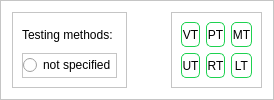
                   <widget class="QFrame" name="frame_4">
                    <property name="styleSheet">
                     <string notr="true">QFrame{
	background-color: rgb(255, 255, 255);}

QPushButton{
	font: 75 10pt &quot;Arial&quot; bold;
	border-radius: 5px;
	border: 1px solid rgb(30, 210, 80);
	background-color: rgb(255, 255, 255);
	color: rgb(0, 0, 0);
}
QPushButton:disabled {
background-color:rgb(230, 230, 230);
}
QPushButton:checked{
	background-color: rgb(30, 210, 80);}

</string>
                    </property>
                    <property name="frameShape">
                     <enum>QFrame::StyledPanel</enum>
                    </property>
                    <property name="frameShadow">
                     <enum>QFrame::Raised</enum>
                    </property>
                    <layout class="QHBoxLayout" name="horizontalLayout_11">
                     <item alignment="Qt::AlignHCenter">
                      <widget class="QFrame" name="frame_8">
                       <property name="styleSheet">
                        <string notr="true">font: 75 12pt &quot;Calibri&quot; bold;</string>
                       </property>
                       <property name="frameShape">
                        <enum>QFrame::StyledPanel</enum>
                       </property>
                       <property name="frameShadow">
                        <enum>QFrame::Raised</enum>
                       </property>
                       <layout class="QVBoxLayout" name="verticalLayout_6">
                        <item>
                         <widget class="QLabel" name="label_8">
                          <property name="text">
                           <string>Testing methods:</string>
                          </property>
                         </widget>
                        </item>
                        <item>
                         <widget class="QFrame" name="frame_15">
                          <property name="frameShape">
                           <enum>QFrame::StyledPanel</enum>
                          </property>
                          <property name="frameShadow">
                           <enum>QFrame::Raised</enum>
                          </property>
                          <layout class="QHBoxLayout" name="horizontalLayout">
                           <property name="spacing">
                            <number>8</number>
                           </property>
                           <property name="leftMargin">
                            <number>0</number>
                           </property>
                           <property name="topMargin">
                            <number>0</number>
                           </property>
                           <property name="rightMargin">
                            <number>0</number>
                           </property>
                           <property name="bottomMargin">
                            <number>0</number>
                           </property>
                           <item>
                            <widget class="QRadioButton" name="TMnotSpecifiedRadioBtn">
                             <property name="text">
                              <string>not specified</string>
                             </property>
                            </widget>
                           </item>
                          </layout>
                         </widget>
                        </item>
                       </layout>
                      </widget>
                     </item>
                     <item>
                      <widget class="QPushButton" name="editTestingMethodsBtn">
                       <property name="styleSheet">
                        <string notr="true">border: 0px;</string>
                       </property>
                       <property name="text">
                        <string/>
                       </property>
                       <property name="icon">
                        <iconset resource="../resources.qrc">
                         <normaloff>:/Icons/Icons/edit-3.svg</normaloff>:/Icons/Icons/edit-3.svg</iconset>
                       </property>
                       <property name="iconSize">
                        <size>
                         <width>24</width>
                         <height>24</height>
                        </size>
                       </property>
                       <property name="autoDefault">
                        <bool>false</bool>
                       </property>
                       <property name="flat">
                        <bool>true</bool>
                       </property>
                      </widget>
                     </item>
                     <item>
                      <widget class="QFrame" name="weldTestingBtns">
                       <property name="sizePolicy">
                        <sizepolicy hsizetype="Expanding" vsizetype="Preferred">
                         <horstretch>0</horstretch>
                         <verstretch>0</verstretch>
                        </sizepolicy>
                       </property>
                       <property name="minimumSize">
                        <size>
                         <width>0</width>
                         <height>50</height>
                        </size>
                       </property>
                       <property name="styleSheet">
                        <string notr="true"/>
                       </property>
                       <property name="frameShape">
                        <enum>QFrame::StyledPanel</enum>
                       </property>
                       <property name="frameShadow">
                        <enum>QFrame::Raised</enum>
                       </property>
                       <layout class="QGridLayout" name="gridLayout">
                        <item row="1" column="0">
                         <widget class="QPushButton" name="testMthdBtnUT">
                          <property name="minimumSize">
                           <size>
                            <width>0</width>
                            <height>25</height>
                           </size>
                          </property>
                          <property name="text">
                           <string>UT</string>
                          </property>
                          <property name="icon">
                           <iconset resource="../resources.qrc">
                            <normaloff>:/Icons/Icons/testingMethodsIcon_ut.png</normaloff>:/Icons/Icons/testingMethodsIcon_ut.png</iconset>
                          </property>
                          <property name="checkable">
                           <bool>true</bool>
                          </property>
                         </widget>
                        </item>
                        <item row="0" column="2">
                         <widget class="QPushButton" name="testMthdBtnPT">
                          <property name="enabled">
                           <bool>true</bool>
                          </property>
                          <property name="minimumSize">
                           <size>
                            <width>0</width>
                            <height>25</height>
                           </size>
                          </property>
                          <property name="text">
                           <string>PT</string>
                          </property>
                          <property name="icon">
                           <iconset resource="../resources.qrc">
                            <normaloff>:/Icons/Icons/testingMethodsIcon_pt.png</normaloff>:/Icons/Icons/testingMethodsIcon_pt.png</iconset>
                          </property>
                          <property name="checkable">
                           <bool>true</bool>
                          </property>
                          <property name="checked">
                           <bool>false</bool>
                          </property>
                         </widget>
                        </item>
                        <item row="1" column="3">
                         <widget class="QPushButton" name="testMthdBtnLT">
                          <property name="minimumSize">
                           <size>
                            <width>0</width>
                            <height>25</height>
                           </size>
                          </property>
                          <property name="text">
                           <string>LT</string>
                          </property>
                          <property name="icon">
                           <iconset resource="../resources.qrc">
                            <normaloff>:/Icons/Icons/testingMethodsIcon_lt.png</normaloff>:/Icons/Icons/testingMethodsIcon_lt.png</iconset>
                          </property>
                          <property name="checkable">
                           <bool>true</bool>
                          </property>
                         </widget>
                        </item>
                        <item row="0" column="0">
                         <widget class="QPushButton" name="testMthdBtnVT">
                          <property name="enabled">
                           <bool>true</bool>
                          </property>
                          <property name="minimumSize">
                           <size>
                            <width>0</width>
                            <height>25</height>
                           </size>
                          </property>
                          <property name="palette">
                           <palette>
                            <active>
                             <colorrole role="WindowText">
                              <brush brushstyle="SolidPattern">
                               <color alpha="255">
                                <red>0</red>
                                <green>0</green>
                                <blue>0</blue>
                               </color>
                              </brush>
                             </colorrole>
                             <colorrole role="Button">
                              <brush brushstyle="SolidPattern">
                               <color alpha="255">
                                <red>255</red>
                                <green>255</green>
                                <blue>255</blue>
                               </color>
                              </brush>
                             </colorrole>
                             <colorrole role="Text">
                              <brush brushstyle="SolidPattern">
                               <color alpha="255">
                                <red>0</red>
                                <green>0</green>
                                <blue>0</blue>
                               </color>
                              </brush>
                             </colorrole>
                             <colorrole role="ButtonText">
                              <brush brushstyle="SolidPattern">
                               <color alpha="255">
                                <red>0</red>
                                <green>0</green>
                                <blue>0</blue>
                               </color>
                              </brush>
                             </colorrole>
                             <colorrole role="Base">
                              <brush brushstyle="SolidPattern">
                               <color alpha="255">
                                <red>255</red>
                                <green>255</green>
                                <blue>255</blue>
                               </color>
                              </brush>
                             </colorrole>
                             <colorrole role="Window">
                              <brush brushstyle="SolidPattern">
                               <color alpha="255">
                                <red>255</red>
                                <green>255</green>
                                <blue>255</blue>
                               </color>
                              </brush>
                             </colorrole>
                             <colorrole role="PlaceholderText">
                              <brush brushstyle="NoBrush">
                               <color alpha="128">
                                <red>0</red>
                                <green>0</green>
                                <blue>0</blue>
                               </color>
                              </brush>
                             </colorrole>
                            </active>
                            <inactive>
                             <colorrole role="WindowText">
                              <brush brushstyle="SolidPattern">
                               <color alpha="255">
                                <red>0</red>
                                <green>0</green>
                                <blue>0</blue>
                               </color>
                              </brush>
                             </colorrole>
                             <colorrole role="Button">
                              <brush brushstyle="SolidPattern">
                               <color alpha="255">
                                <red>255</red>
                                <green>255</green>
                                <blue>255</blue>
                               </color>
                              </brush>
                             </colorrole>
                             <colorrole role="Text">
                              <brush brushstyle="SolidPattern">
                               <color alpha="255">
                                <red>0</red>
                                <green>0</green>
                                <blue>0</blue>
                               </color>
                              </brush>
                             </colorrole>
                             <colorrole role="ButtonText">
                              <brush brushstyle="SolidPattern">
                               <color alpha="255">
                                <red>0</red>
                                <green>0</green>
                                <blue>0</blue>
                               </color>
                              </brush>
                             </colorrole>
                             <colorrole role="Base">
                              <brush brushstyle="SolidPattern">
                               <color alpha="255">
                                <red>255</red>
                                <green>255</green>
                                <blue>255</blue>
                               </color>
                              </brush>
                             </colorrole>
                             <colorrole role="Window">
                              <brush brushstyle="SolidPattern">
                               <color alpha="255">
                                <red>255</red>
                                <green>255</green>
                                <blue>255</blue>
                               </color>
                              </brush>
                             </colorrole>
                             <colorrole role="PlaceholderText">
                              <brush brushstyle="NoBrush">
                               <color alpha="128">
                                <red>0</red>
                                <green>0</green>
                                <blue>0</blue>
                               </color>
                              </brush>
                             </colorrole>
                            </inactive>
                            <disabled>
                             <colorrole role="WindowText">
                              <brush brushstyle="SolidPattern">
                               <color alpha="255">
                                <red>0</red>
                                <green>0</green>
                                <blue>0</blue>
                               </color>
                              </brush>
                             </colorrole>
                             <colorrole role="Button">
                              <brush brushstyle="SolidPattern">
                               <color alpha="255">
                                <red>230</red>
                                <green>230</green>
                                <blue>230</blue>
                               </color>
                              </brush>
                             </colorrole>
                             <colorrole role="Text">
                              <brush brushstyle="SolidPattern">
                               <color alpha="255">
                                <red>0</red>
                                <green>0</green>
                                <blue>0</blue>
                               </color>
                              </brush>
                             </colorrole>
                             <colorrole role="ButtonText">
                              <brush brushstyle="SolidPattern">
                               <color alpha="255">
                                <red>0</red>
                                <green>0</green>
                                <blue>0</blue>
                               </color>
                              </brush>
                             </colorrole>
                             <colorrole role="Base">
                              <brush brushstyle="SolidPattern">
                               <color alpha="255">
                                <red>230</red>
                                <green>230</green>
                                <blue>230</blue>
                               </color>
                              </brush>
                             </colorrole>
                             <colorrole role="Window">
                              <brush brushstyle="SolidPattern">
                               <color alpha="255">
                                <red>230</red>
                                <green>230</green>
                                <blue>230</blue>
                               </color>
                              </brush>
                             </colorrole>
                             <colorrole role="PlaceholderText">
                              <brush brushstyle="NoBrush">
                               <color alpha="128">
                                <red>0</red>
                                <green>0</green>
                                <blue>0</blue>
                               </color>
                              </brush>
                             </colorrole>
                            </disabled>
                           </palette>
                          </property>
                          <property name="text">
                           <string extracomment="vt">VT</string>
                          </property>
                          <property name="icon">
                           <iconset resource="../resources.qrc">
                            <normaloff>:/Icons/Icons/testingMethodsIcon_vt.png</normaloff>:/Icons/Icons/testingMethodsIcon_vt.png</iconset>
                          </property>
                          <property name="checkable">
                           <bool>true</bool>
                          </property>
                         </widget>
                        </item>
                        <item row="1" column="2">
                         <widget class="QPushButton" name="testMthdBtnRT">
                          <property name="minimumSize">
                           <size>
                            <width>0</width>
                            <height>25</height>
                           </size>
                          </property>
                          <property name="text">
                           <string>RT</string>
                          </property>
                          <property name="icon">
                           <iconset resource="../resources.qrc">
                            <normaloff>:/Icons/Icons/testingMethodsIcon_rt.png</normaloff>:/Icons/Icons/testingMethodsIcon_rt.png</iconset>
                          </property>
                          <property name="checkable">
                           <bool>true</bool>
                          </property>
                         </widget>
                        </item>
                        <item row="0" column="3">
                         <widget class="QPushButton" name="testMthdBtnMT">
                          <property name="minimumSize">
                           <size>
                            <width>0</width>
                            <height>25</height>
                           </size>
                          </property>
                          <property name="text">
                           <string>MT</string>
                          </property>
                          <property name="icon">
                           <iconset resource="../resources.qrc">
                            <normaloff>:/Icons/Icons/testingMethodsIcon_mt.png</normaloff>:/Icons/Icons/testingMethodsIcon_mt.png</iconset>
                          </property>
                          <property name="checkable">
                           <bool>true</bool>
                          </property>
                         </widget>
                        </item>
                       </layout>
                      </widget>
                     </item>
                    </layout>
                   </widget>
